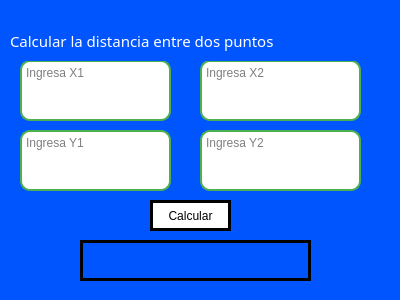
<?xml version="1.0" encoding="UTF-8"?>
<ui version="4.0">
 <class>Dialog</class>
 <widget class="QDialog" name="Dialog">
  <property name="geometry">
   <rect>
    <x>0</x>
    <y>0</y>
    <width>400</width>
    <height>300</height>
   </rect>
  </property>
  <property name="windowTitle">
   <string>Dialog</string>
  </property>
  <property name="styleSheet">
   <string notr="true">background-color: rgb(0, 85, 255);</string>
  </property>
  <widget class="QTextEdit" name="X1">
   <property name="geometry">
    <rect>
     <x>20</x>
     <y>60</y>
     <width>151</width>
     <height>61</height>
    </rect>
   </property>
   <property name="styleSheet">
    <string notr="true">background-color: rgb(255, 255, 255);
border-radius: 10px;
border: 2px solid #4CAF50;</string>
   </property>
   <property name="html">
    <string>&lt;!DOCTYPE HTML PUBLIC &quot;-//W3C//DTD HTML 4.0//EN&quot; &quot;http://www.w3.org/TR/REC-html40/strict.dtd&quot;&gt;
&lt;html&gt;&lt;head&gt;&lt;meta name=&quot;qrichtext&quot; content=&quot;1&quot; /&gt;&lt;style type=&quot;text/css&quot;&gt;
p, li { white-space: pre-wrap; }
&lt;/style&gt;&lt;/head&gt;&lt;body style=&quot; font-family:'MS Shell Dlg 2'; font-size:7.8pt; font-weight:400; font-style:normal;&quot;&gt;
&lt;p align=&quot;center&quot; style=&quot;-qt-paragraph-type:empty; margin-top:0px; margin-bottom:0px; margin-left:0px; margin-right:0px; -qt-block-indent:0; text-indent:0px;&quot;&gt;&lt;br /&gt;&lt;/p&gt;&lt;/body&gt;&lt;/html&gt;</string>
   </property>
   <property name="placeholderText">
    <string>Ingresa X1</string>
   </property>
  </widget>
  <widget class="QTextEdit" name="y1">
   <property name="geometry">
    <rect>
     <x>20</x>
     <y>130</y>
     <width>151</width>
     <height>61</height>
    </rect>
   </property>
   <property name="styleSheet">
    <string notr="true">background-color: rgb(255, 255, 255);
border-radius: 10px;
border: 2px solid #4CAF50;</string>
   </property>
   <property name="html">
    <string>&lt;!DOCTYPE HTML PUBLIC &quot;-//W3C//DTD HTML 4.0//EN&quot; &quot;http://www.w3.org/TR/REC-html40/strict.dtd&quot;&gt;
&lt;html&gt;&lt;head&gt;&lt;meta name=&quot;qrichtext&quot; content=&quot;1&quot; /&gt;&lt;style type=&quot;text/css&quot;&gt;
p, li { white-space: pre-wrap; }
&lt;/style&gt;&lt;/head&gt;&lt;body style=&quot; font-family:'MS Shell Dlg 2'; font-size:7.8pt; font-weight:400; font-style:normal;&quot;&gt;
&lt;p align=&quot;center&quot; style=&quot;-qt-paragraph-type:empty; margin-top:0px; margin-bottom:0px; margin-left:0px; margin-right:0px; -qt-block-indent:0; text-indent:0px;&quot;&gt;&lt;br /&gt;&lt;/p&gt;&lt;/body&gt;&lt;/html&gt;</string>
   </property>
   <property name="placeholderText">
    <string>Ingresa Y1</string>
   </property>
  </widget>
  <widget class="QTextEdit" name="y2">
   <property name="geometry">
    <rect>
     <x>200</x>
     <y>130</y>
     <width>161</width>
     <height>61</height>
    </rect>
   </property>
   <property name="styleSheet">
    <string notr="true">background-color: rgb(255, 255, 255);
border-radius: 10px;
border: 2px solid #4CAF50;</string>
   </property>
   <property name="html">
    <string>&lt;!DOCTYPE HTML PUBLIC &quot;-//W3C//DTD HTML 4.0//EN&quot; &quot;http://www.w3.org/TR/REC-html40/strict.dtd&quot;&gt;
&lt;html&gt;&lt;head&gt;&lt;meta name=&quot;qrichtext&quot; content=&quot;1&quot; /&gt;&lt;style type=&quot;text/css&quot;&gt;
p, li { white-space: pre-wrap; }
&lt;/style&gt;&lt;/head&gt;&lt;body style=&quot; font-family:'MS Shell Dlg 2'; font-size:7.8pt; font-weight:400; font-style:normal;&quot;&gt;
&lt;p align=&quot;center&quot; style=&quot;-qt-paragraph-type:empty; margin-top:0px; margin-bottom:0px; margin-left:0px; margin-right:0px; -qt-block-indent:0; text-indent:0px;&quot;&gt;&lt;br /&gt;&lt;/p&gt;&lt;/body&gt;&lt;/html&gt;</string>
   </property>
   <property name="placeholderText">
    <string>Ingresa Y2</string>
   </property>
  </widget>
  <widget class="QTextEdit" name="x2">
   <property name="geometry">
    <rect>
     <x>200</x>
     <y>60</y>
     <width>161</width>
     <height>61</height>
    </rect>
   </property>
   <property name="styleSheet">
    <string notr="true">background-color: rgb(255, 255, 255);
border-radius: 10px;
border: 2px solid #4CAF50;</string>
   </property>
   <property name="html">
    <string>&lt;!DOCTYPE HTML PUBLIC &quot;-//W3C//DTD HTML 4.0//EN&quot; &quot;http://www.w3.org/TR/REC-html40/strict.dtd&quot;&gt;
&lt;html&gt;&lt;head&gt;&lt;meta name=&quot;qrichtext&quot; content=&quot;1&quot; /&gt;&lt;style type=&quot;text/css&quot;&gt;
p, li { white-space: pre-wrap; }
&lt;/style&gt;&lt;/head&gt;&lt;body style=&quot; font-family:'MS Shell Dlg 2'; font-size:7.8pt; font-weight:400; font-style:normal;&quot;&gt;
&lt;p align=&quot;center&quot; style=&quot;-qt-paragraph-type:empty; margin-top:0px; margin-bottom:0px; margin-left:0px; margin-right:0px; -qt-block-indent:0; text-indent:0px;&quot;&gt;&lt;br /&gt;&lt;/p&gt;&lt;/body&gt;&lt;/html&gt;</string>
   </property>
   <property name="placeholderText">
    <string>Ingresa X2</string>
   </property>
  </widget>
  <widget class="QPushButton" name="btn_calcular">
   <property name="geometry">
    <rect>
     <x>150</x>
     <y>200</y>
     <width>81</width>
     <height>31</height>
    </rect>
   </property>
   <property name="font">
    <font>
     <pointsize>9</pointsize>
    </font>
   </property>
   <property name="styleSheet">
    <string notr="true">background-color: rgb(255, 255, 255);
border-radius: 30px;
border: 3px solid black</string>
   </property>
   <property name="text">
    <string>Calcular</string>
   </property>
  </widget>
  <widget class="QLabel" name="label">
   <property name="geometry">
    <rect>
     <x>10</x>
     <y>20</y>
     <width>371</width>
     <height>41</height>
    </rect>
   </property>
   <property name="font">
    <font>
     <family>Segoe Script</family>
     <pointsize>11</pointsize>
     <weight>50</weight>
     <bold>false</bold>
    </font>
   </property>
   <property name="styleSheet">
    <string notr="true">background-color: rgb(0, 85, 255);
color: white;</string>
   </property>
   <property name="text">
    <string>Calcular la distancia entre dos puntos</string>
   </property>
  </widget>
  <widget class="QLabel" name="labelResultado">
   <property name="geometry">
    <rect>
     <x>80</x>
     <y>240</y>
     <width>231</width>
     <height>41</height>
    </rect>
   </property>
   <property name="font">
    <font>
     <pointsize>15</pointsize>
    </font>
   </property>
   <property name="styleSheet">
    <string notr="true">background-color: rgb(0, 85, 255);
color: rgb(255, 255, 255);
border-radius: 30px;
border: 3px solid black</string>
   </property>
   <property name="text">
    <string/>
   </property>
  </widget>
 </widget>
 <resources/>
 <connections/>
</ui>
